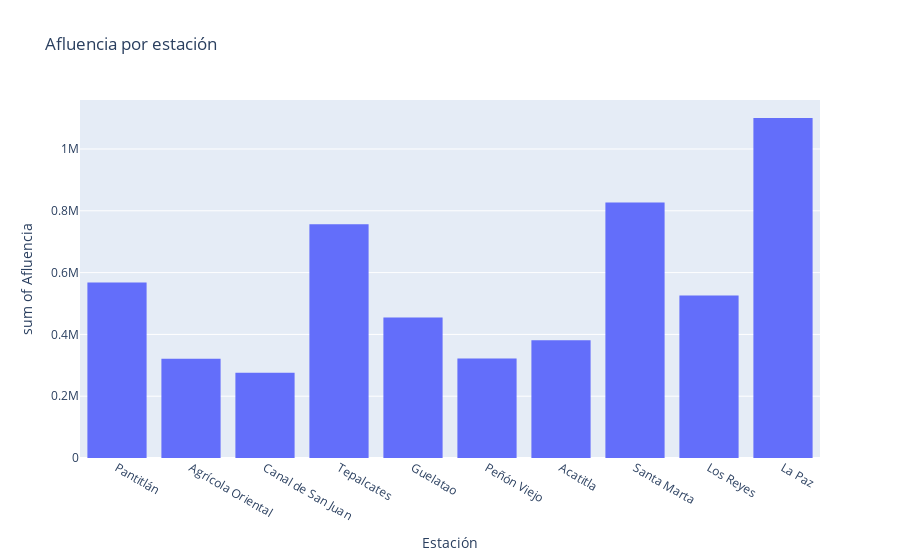

Notebook cell for this chart:
### Code cell
fig = px.histogram(linea_a, x="estacion", y='afluencia',
                   labels={
                       "estacion": "Estación",
                       "afluencia": "Afluencia"
                   }, title="Afluencia por estación")
fig.show()

### Figure 1 — Plotly figure (JSON) as saved in the notebook; plotly's stock layout.template omitted (floating-point values rounded to 4 significant figures; data arrays with more than 128 entries replaced by an {"elided": "..."} marker saying what was removed)
{"data": [{"alignmentgroup": "True", "bingroup": "x", "histfunc": "sum", "hovertemplate": "Estación=%{x}<br>sum of Afluencia=%{y}<extra></extra>", "legendgroup": "", "marker": {"color": "#636efa", "pattern": {"shape": ""}}, "name": "", "offsetgroup": "", "orientation": "v", "showlegend": false, "type": "histogram", "x": {"elided": "900 str values"}, "xaxis": "x", "y": {"elided": "900 int values"}, "yaxis": "y"}], "layout": {"barmode": "relative", "legend": {"tracegroupgap": 0}, "title": {"text": "Afluencia por estación"}, "xaxis": {"anchor": "y", "domain": [0, 1], "title": {"text": "Estación"}}, "yaxis": {"anchor": "x", "domain": [0, 1], "title": {"text": "sum of Afluencia"}}}}
